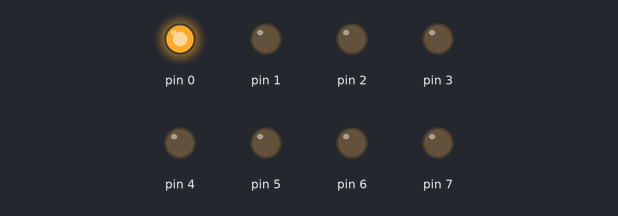
A sketch run on a simulated Arduino Uno, built with avr-gcc and run on an emulated ATmega328P. Parts: output pins drawn as LEDs (lit = HIGH).

Above: at 0.5 s.
At 2.5 s:
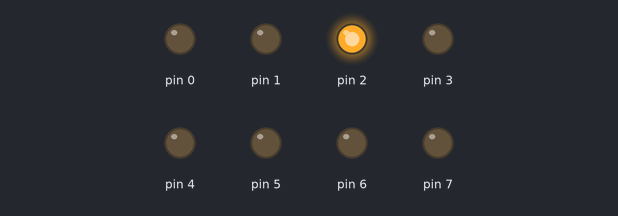
At 4.5 s:
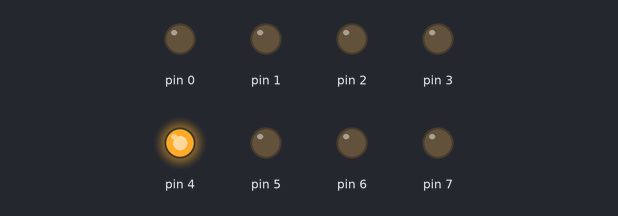
At 8.5 s:
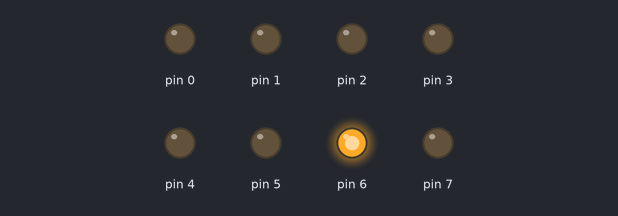
At 13.5 s:
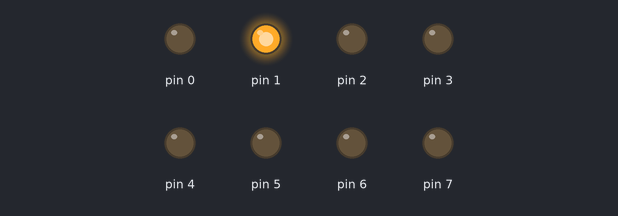
At 17.5 s:
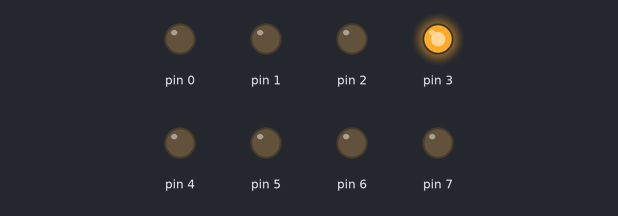
Timing chart, 0 to 18.2 s (numbered marks = the images above):
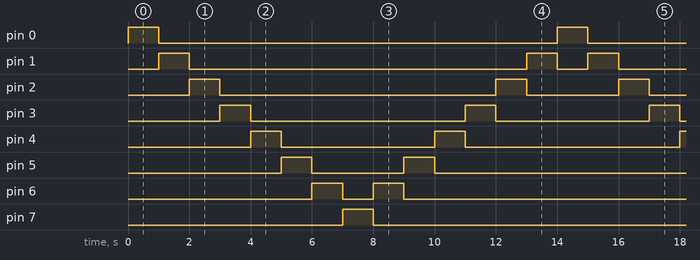

The sketch:

part2.ino
```cpp
int counter = 1;
bool left_or_right = true;

void setup()
{
  DDRD = B11111111;
}

void loop()
{
  PORTD = counter;
  delay(1000);
  if(left_or_right)
  {
    counter = counter*2;
  }
  else
  {
    counter = counter/2;
  }
  if(counter==128 || counter==1)
  {
    left_or_right = !left_or_right;
  }
}
```

Measured:
- by itself, pin 0, pin 7: alternates HIGH for 1.0 s and LOW for 13.0 s
- by itself, pin 1: repeats every 14.0 s: LOW 11.0 s, HIGH 1.0 s, LOW 1.0 s, HIGH 1.0 s
- by itself, pin 2: repeats every 14.0 s: LOW 9.0 s, HIGH 1.0 s, LOW 3.0 s, HIGH 1.0 s
- by itself, pin 3: repeats every 14.0 s: LOW 7.0 s, HIGH 1.0 s, LOW 5.0 s, HIGH 1.0 s
- by itself, pin 4: repeats every 14.0 s: LOW 5.0 s, HIGH 1.0 s, LOW 7.0 s, HIGH 1.0 s
- by itself, pin 5: repeats every 14.0 s: LOW 3.0 s, HIGH 1.0 s, LOW 9.0 s, HIGH 1.0 s
- by itself, pin 6: repeats every 14.0 s: LOW 1.0 s, HIGH 1.0 s, LOW 11.0 s, HIGH 1.0 s
